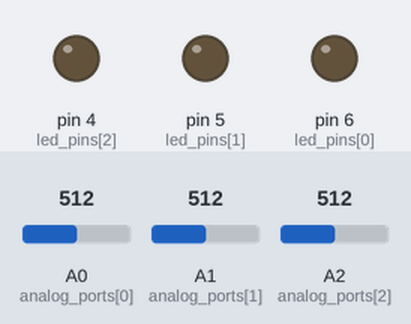
Simulated run of this sketch. Board: Arduino Uno, built with avr-gcc and run on an emulated ATmega328P. Shown: output pins drawn as LEDs (lit = HIGH). Inputs (shaded band) come from the test bench; at power-on: A0 (analog_ports[0]) = 512, A1 (analog_ports[1]) = 512, A2 (analog_ports[2]) = 512. What the sketch prints to the serial monitor is not drawn.

Above: at 1.2 s.
1.3 s: A0 (analog_ports[0]) set to 583
2.8 s: A0 (analog_ports[0]) set to 611
At 3.1 s:
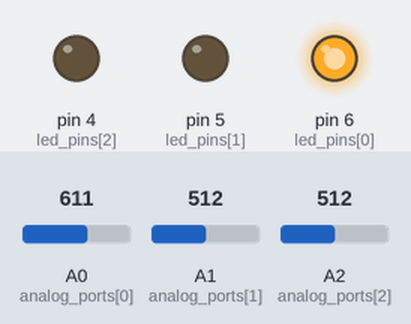
4.3 s: A1 (analog_ports[1]) set to 582
7.3 s: A1 (analog_ports[1]) set to 610
At 7.8 s:
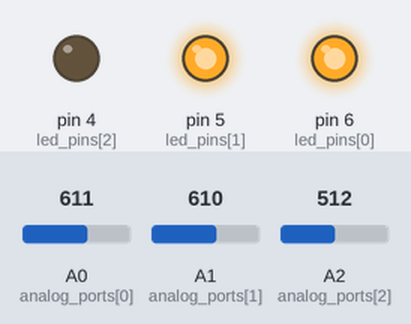
8.8 s: A2 (analog_ports[2]) set to 582
10.3 s: A2 (analog_ports[2]) set to 616
At 11.3 s:
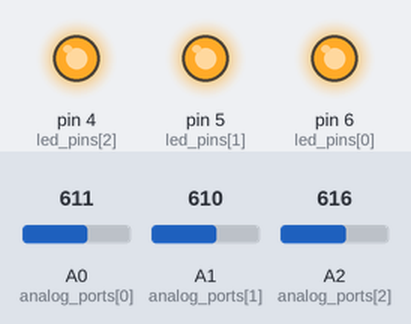
Timing chart, 0 to 12.8 s (numbered marks = the images above; inputs shaded):
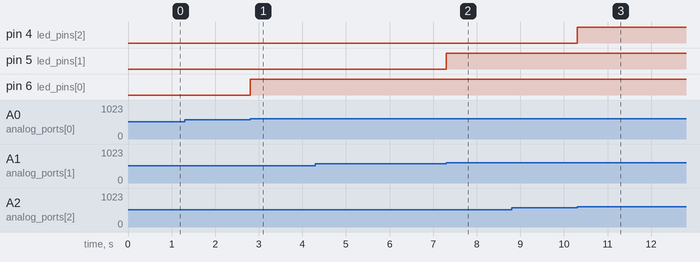

The sketch:

ShotSensor.ino
```cpp
const int analog_ports[] = { A0, A1, A2 };
const int led_pins[] = { 6, 5, 4};

#define num_analog sizeof(analog_ports)/sizeof(int)
#define num_leds sizeof(led_pins)/sizeof(int)
#define z_treshold 600
void setup()
{
  Serial.begin(115200);
  Serial.println("Starting AnalogReadMultiple");
  for (int x = 0; x < num_leds; x++)
  {
    pinMode(led_pins[x], OUTPUT);
  }
}

void loop() {
  for(int x = 0; x < num_analog; x++)
  {
    if (analogRead(analog_ports[x]) > z_treshold)
    {
      Serial.print("Shot detected on sensor ");
      Serial.println(x+1);
      digitalWrite(led_pins[x], HIGH);
    }
    else
    {
      digitalWrite(led_pins[x], LOW);
    }
  }
}
```

Measured:
- the behaviour switches between 600 and 601 on A0 (analog_ports[0]) (found by bisection; images 0 and 1)
- the behaviour switches between 600 and 601 on A1 (analog_ports[1]) (found by bisection; images 1 and 2)
- the behaviour switches between 600 and 601 on A2 (analog_ports[2]) (found by bisection; images 2 and 3)
- after the input at 2.8 s, pin 6 (led_pins[0]): LOW → HIGH at once
- after the input at 7.3 s, pin 5 (led_pins[1]): LOW → HIGH at once
- after the input at 10.3 s, pin 4 (led_pins[2]): LOW → HIGH at once
